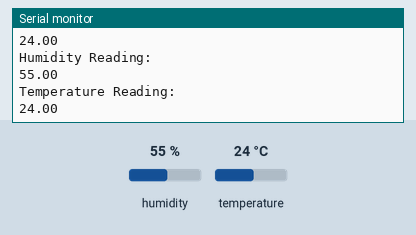
Recording of a sketch running on a simulated Arduino Uno, built with avr-gcc and run on an emulated ATmega328P. Shown: the last lines printed to the serial monitor. The test bench sets the inputs (shaded band); at power-on: humidity 55 %, temperature 24 °C.

Above: at 3.8 s.
3.9 s: humidity set to 22 %
At 6.7 s:
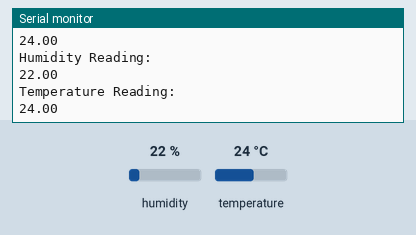
10.1 s: temperature set to 12 °C
At 12.8 s:
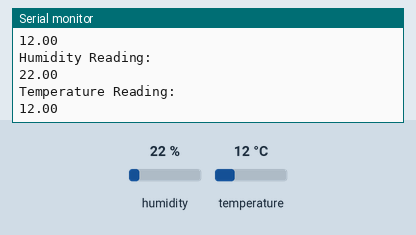
13.0 s: humidity set to 40 %
At 14.0 s:
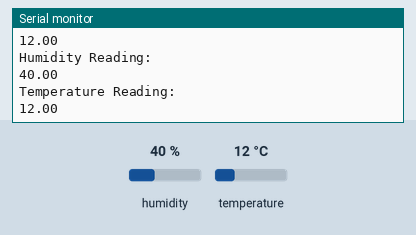
Timing chart, 0 to 16.0 s (numbered marks = the images above; inputs shaded):
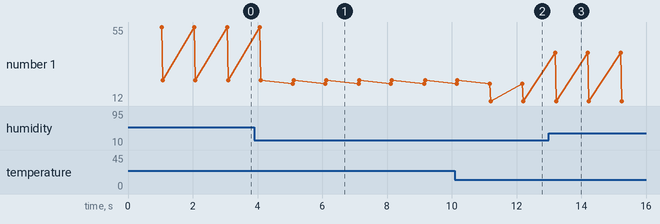

Measured:
- after the input at 3.9 s, the serial monitor: prints a new line after 1.2 s (image 1)
- after the input at 10.1 s, the serial monitor: prints a new line after 1.1 s (image 2)
- after the input at 13.0 s, the serial monitor: prints a new line after 0.20 s (image 3)
- plotted number 1: 24 → 12 after the input at 10.1 s

The sketch:

sketch_dht-sensor_1.1.7.ino
```cpp
#include "DHT.h"
#define DHTPIN 2
#define DHTTYPE DHT11
DHT dht(DHTPIN,DHTTYPE);
void setup() {
  Serial.begin(9600);
  dht.begin();

}

void loop() {
  delay(1000);
  float h = dht.readHumidity();
  float t = dht.readTemperature();
  Serial.println("Humidity Reading:");
  Serial.println(h);
  Serial.println("Temperature Reading:");
  Serial.println(t);
  Serial.println();
}
```
